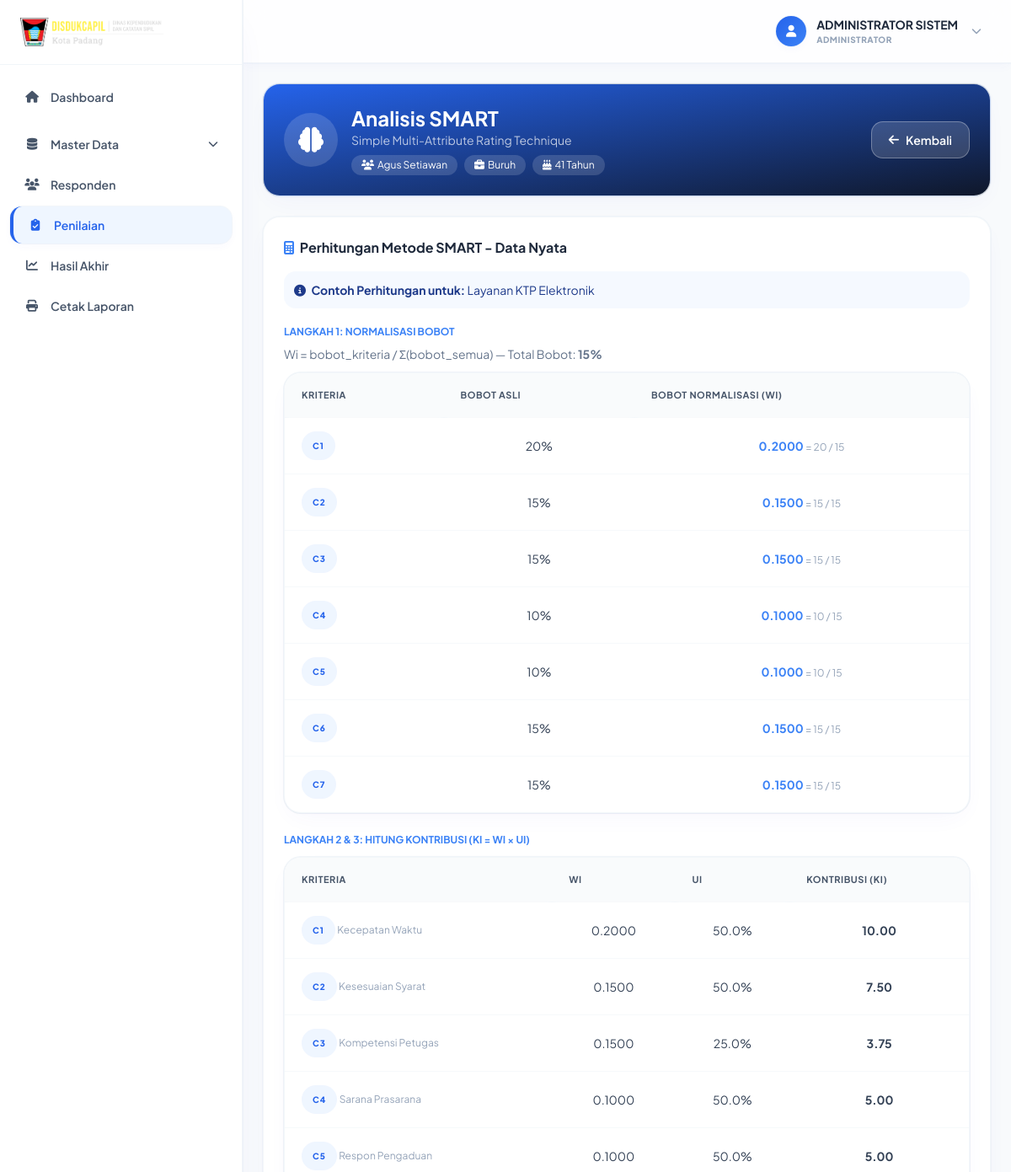
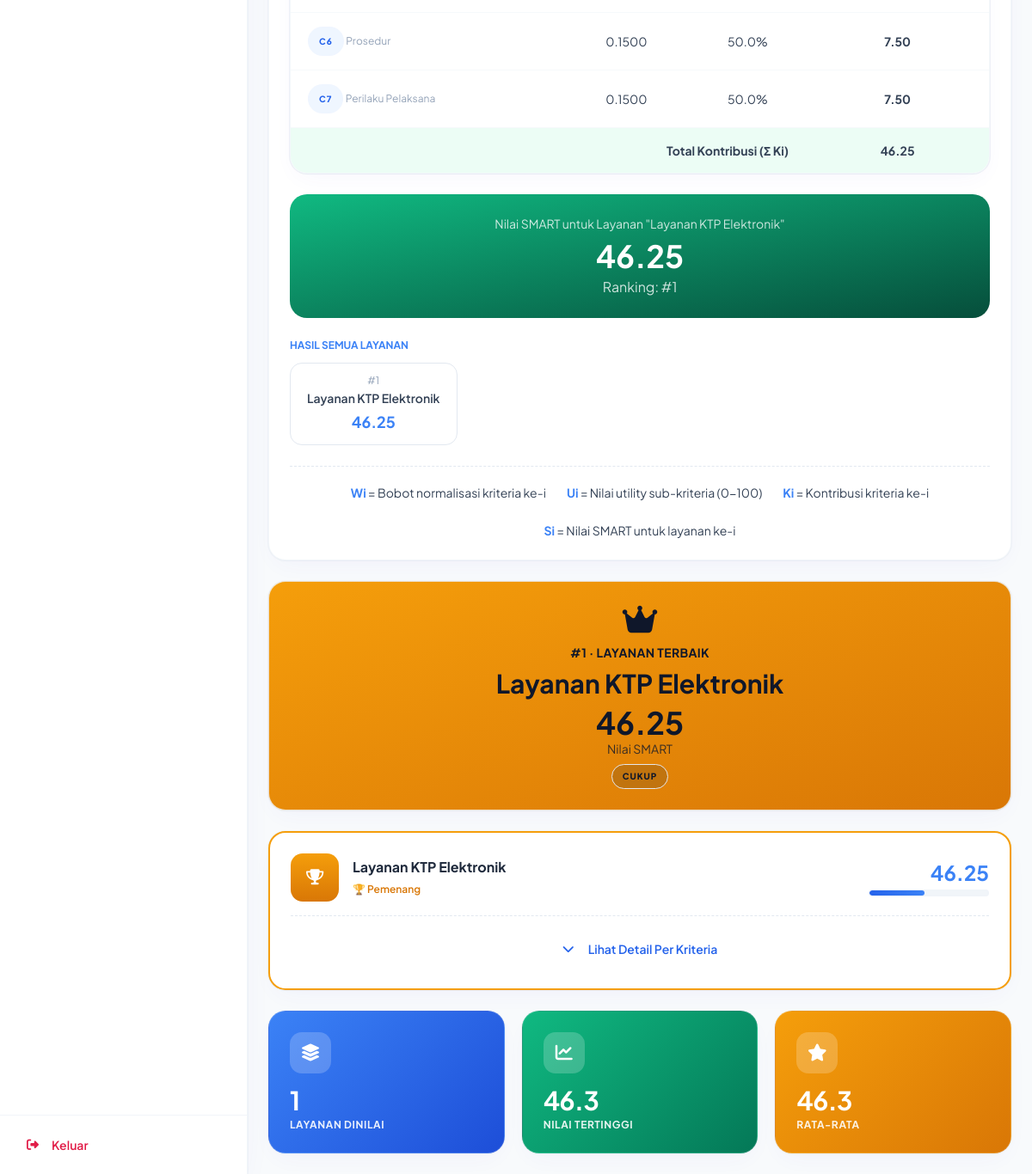
Screenshot of /index.php?controller=penilaian&action=detailSmart&id_responden=19 (signed in) with the database file from the repository (2 pictures, top to bottom).
### tables this page shows
CREATE TABLE `responden` (
  `id_responden` int NOT NULL,
  `nama_lengkap` varchar(100) DEFAULT NULL,
  `usia` int DEFAULT NULL,
  `pekerjaan` varchar(50) DEFAULT NULL,
  `tanggal_isi` datetime DEFAULT CURRENT_TIMESTAMP
);

CREATE TABLE `kriteria` (
  `id_kriteria` int NOT NULL,
  `kode_kriteria` varchar(10) NOT NULL,
  `nama_kriteria` varchar(100) NOT NULL,
  `pertanyaan` text NOT NULL,
  `bobot` int NOT NULL,
  `jenis` enum('benefit','cost') DEFAULT 'benefit',
  `created_at` timestamp NULL DEFAULT CURRENT_TIMESTAMP
);

CREATE TABLE `penilaian` (
  `id_penilaian` int NOT NULL,
  `id_responden` int NOT NULL,
  `id_alternatif` int NOT NULL,
  `id_kriteria` int NOT NULL,
  `id_sub` int NOT NULL
);

CREATE TABLE `sub_kriteria` (
  `id_sub` int NOT NULL,
  `id_kriteria` int NOT NULL,
  `nama_pilihan` varchar(50) NOT NULL,
  `nilai_utility` float NOT NULL
);

### views/penilaian/detail_smart.php (the view, shortened to what the rows shown need)
<?php
$responden = $data['responden'];
$hasil_smart = $data['hasil_smart'];
$normalized_weights = $data['normalized_weights'];
?>
<?php include('template/layout_admin_head.php'); ?>
<?php include('template/layout_admin_chrome.php'); ?>
<div class="card-gov !bg-gradient-to-br !from-gov-blue-800 !to-gov-blue-950 !text-white mb-6">
  <div class="flex items-center justify-between flex-wrap gap-4">
    <div class="flex items-center gap-4">
      <div class="flex h-16 w-16 items-center justify-center rounded-full bg-white/15 text-3xl"><i class="fas fa-brain"></i></div>
      <div>
        <h1 class="font-sans text-2xl font-bold">Analisis SMART</h1>
        <p class="text-white/70 text-sm mb-2">Simple Multi-Attribute Rating Technique</p>
        <div class="flex flex-wrap gap-2">
          <span class="text-xs bg-white/15 rounded-full px-3 py-1"><i class="fas fa-users mr-1"></i><?= htmlspecialchars($responden['nama_lengkap']) ?></span>
          <span class="text-xs bg-white/15 rounded-full px-3 py-1"><i class="fas fa-briefcase mr-1"></i><?= htmlspecialchars($responden['pekerjaan']) ?></span>
          <span class="text-xs bg-white/15 rounded-full px-3 py-1"><i class="fas fa-birthday-cake mr-1"></i><?= $responden['usia'] ?> Tahun</span>
        </div>
      </div>
    </div>
    <a href="index.php?controller=penilaian&action=index" class="btn-gov !bg-white/15 !text-white !shadow-none border border-white/30 hover:!bg-white/25">
      <i class="fas fa-arrow-left"></i> Kembali
    </a>
  </div>
</div>
<?php if (!empty($hasil_smart)):
  $sample_hasil = $hasil_smart[0];
  $total_bobot_real = 0;
  foreach ($sample_hasil['detail_kriteria'] as $k) {
    foreach ($data['penilaians'] as $p) {
      if ($p['id_kriteria'] == $k['id_kriteria']) {
        foreach ($kriterias ?? [] as $kr) {
          if ($kr['id_kriteria'] == $k['id_kriteria']) { $total_bobot_real = $kr['bobot']; break 2; }
        }
        break;
      }
    }
  }
?>
  <div class="card-gov mb-6">
    <h3 class="font-bold text-slate-800 mb-4"><i class="fas fa-calculator text-gov-blue-700 mr-1"></i> Perhitungan Metode SMART - Data Nyata</h3>
    <div class="rounded-gov bg-gov-blue-100/60 text-gov-blue-900 p-3 mb-5 text-sm">
      <i class="fas fa-info-circle mr-1"></i> <strong>Contoh Perhitungan untuk:</strong> <?= htmlspecialchars($sample_hasil['nama_layanan']) ?>
    </div>
    <p class="text-xs font-bold text-gov-blue-700 uppercase mb-2">Langkah 1: Normalisasi Bobot</p>
    <p class="text-sm text-slate-500 mb-3">Wi = bobot_kriteria / Σ(bobot_semua) — Total Bobot: <strong><?= $total_bobot_real ?>%</strong></p>
    <div class="table-gov-wrap mb-6">
      <div class="table-gov-scroll">
        <table class="table-gov">
          <thead><tr><th>Kriteria</th><th>Bobot Asli</th><th>Bobot Normalisasi (Wi)</th></tr></thead>
          <tbody>
            <?php foreach ($sample_hasil['detail_kriteria'] as $detail):
              $bobot_asli = 0;
              foreach ($kriterias ?? [] as $kr) { if ($kr['id_kriteria'] == $detail['id_kriteria']) { $bobot_asli = $kr['bobot']; break; } }
              $bobot_norm = $normalized_weights[$detail['id_kriteria']] ?? 0;
            ?>
              <tr>
                <td><span class="badge-gov-primary"><?= htmlspecialchars($detail['kode_kriteria']) ?></span></td>
                <td class="text-center"><?= $bobot_asli ?>%</td>
                <td class="text-center"><strong class="text-gov-blue-700"><?= number_format($bobot_norm, 4) ?></strong> <span class="text-xs text-slate-400">= <?= $bobot_asli ?> / <?= $total_bobot_real ?></span></td>
              </tr>
            <?php endforeach; ?>
          </tbody>
        </table>
      </div>
    </div>
    <p class="text-xs font-bold text-gov-blue-700 uppercase mb-3">Langkah 2 & 3: Hitung Kontribusi (Ki = Wi × Ui)</p>
    <div class="table-gov-wrap mb-6">
      <div class="table-gov-scroll">
        <table class="table-gov">
          <thead><tr><th>Kriteria</th><th>Wi</th><th>Ui</th><th>Kontribusi (Ki)</th></tr></thead>
          <tbody>
            <?php
              $total_kontribusi_sample = 0;
              foreach ($sample_hasil['detail_kriteria'] as $detail):
                $bobot_norm = $normalized_weights[$detail['id_kriteria']] ?? 0;
                $nilai_util = $detail['nilai_utility'];
                $kontribusi = $bobot_norm * $nilai_util;
                $total_kontribusi_sample += $kontribusi;
            ?>
              <tr>
                <td><span class="badge-gov-primary"><?= htmlspecialchars($detail['kode_kriteria']) ?></span> <span class="text-xs text-slate-400"><?= htmlspecialchars($detail['nama_kriteria']) ?></span></td>
                <td class="text-center"><?= number_format($bobot_norm, 4) ?></td>
                <td class="text-center"><?= number_format($nilai_util, 1) ?>%</td>
                <td class="text-center font-bold text-gov-blue-700"><?= number_format($kontribusi, 2) ?></td>
              </tr>
            <?php endforeach; ?>
            <tr class="!bg-emerald-50 font-bold">
              <td colspan="3" class="text-right">Total Kontribusi (Σ Ki)</td>
              <td class="text-center text-gov-green-700"><?= number_format($total_kontribusi_sample, 2) ?></td>
            </tr>
          </tbody>
        </table>
      </div>
    </div>
    <div class="rounded-gov-lg bg-gradient-to-br from-gov-green-700 to-emerald-900 text-white p-6 text-center mb-6">
      <p class="text-sm text-white/80 mb-2">Nilai SMART untuk Layanan "<?= htmlspecialchars($sample_hasil['nama_layanan']) ?>"</p>
      <p class="text-4xl font-bold"><?= number_format($sample_hasil['nilai_smart'], 2) ?></p>
      <p class="text-white/80 mt-1">Ranking: #<?= array_search($sample_hasil['id_alternatif'], array_column($hasil_smart, 'id_alternatif')) + 1 ?></p>
    </div>
    <p class="text-xs font-bold text-gov-blue-700 uppercase mb-3">Hasil Semua Layanan</p>
    <div class="grid grid-cols-2 sm:grid-cols-4 gap-3">
      <?php foreach ($hasil_smart as $idx => $hasil): ?>
        <div class="rounded-gov border border-slate-200 p-3 text-center">
          <p class="text-xs text-slate-400">#<?= $idx + 1 ?></p>
          <p class="text-sm font-semibold text-slate-700 leading-tight my-1"><?= htmlspecialchars($hasil['nama_layanan']) ?></p>
          <p class="text-lg font-bold text-gov-blue-700"><?= number_format($hasil['nilai_smart'], 2) ?></p>
        </div>
      <?php endforeach; ?>
    </div>
    <div class="flex flex-wrap gap-6 justify-center mt-6 pt-5 border-t border-dashed border-slate-200 text-sm">
      <span><strong class="text-gov-blue-700">Wi</strong> = Bobot normalisasi kriteria ke-i</span>
      <span><strong class="text-gov-blue-700">Ui</strong> = Nilai utility sub-kriteria (0-100)</span>
      <span><strong class="text-gov-blue-700">Ki</strong> = Kontribusi kriteria ke-i</span>
      <span><strong class="text-gov-blue-700">Si</strong> = Nilai SMART untuk layanan ke-i</span>
    </div>
  </div>
  <?php
    $winner = $hasil_smart[0];
    $ket = $winner['nilai_smart'] >= 80 ? 'Sangat Baik' : ($winner['nilai_smart'] >= 60 ? 'Baik' : ($winner['nilai_smart'] >= 40 ? 'Cukup' : ($winner['nilai_smart'] >= 20 ? 'Kurang' : 'Sangat Kurang')));
  ?>
  <div class="card-gov !bg-gradient-to-br !from-gov-gold-400 !to-gov-gold-600 !text-gov-blue-950 text-center mb-6">
    <i class="fas fa-crown text-4xl mb-2"></i>
    <p class="font-bold uppercase tracking-wide text-sm">#1 &middot; Layanan Terbaik</p>
    <h2 class="font-sans text-3xl font-bold my-2"><?= htmlspecialchars($winner['nama_layanan']) ?></h2>
    <p class="text-4xl font-bold"><?= number_format($winner['nilai_smart'], 2) ?></p>
    <p class="text-sm opacity-80 mb-2">Nilai SMART</p>
    <span class="badge-gov" style="background:rgba(11,31,58,0.15); color:#0F172A;"><?= $ket ?></span>
  </div>
  <div class="space-y-4 mb-6">
    <?php foreach ($hasil_smart as $index => $hasil): $rank = $index + 1; $is_winner = $rank === 1; ?>
      <div class="card-gov <?= $is_winner ? '!border-gov-gold-400 border-2' : '' ?>">
        <div class="flex items-center justify-between flex-wrap gap-4">
          <div class="flex items-center gap-4">
            <div class="flex h-14 w-14 items-center justify-center rounded-gov text-white font-bold text-lg
                        <?= $is_winner ? 'bg-gradient-to-b from-gov-gold-400 to-gov-gold-600 text-gov-blue-950' : ($rank <= 3 ? 'bg-gradient-to-b from-gov-blue-600 to-gov-blue-800' : 'bg-gradient-to-b from-slate-400 to-slate-600') ?>">
              <?= $is_winner ? '<i class="fas fa-trophy"></i>' : $rank ?>
            </div>
            <div>
              <h3 class="font-bold text-slate-800"><?= htmlspecialchars($hasil['nama_layanan']) ?></h3>
              <?php if ($is_winner): ?><span class="text-xs text-gov-gold-600 font-semibold">🏆 Pemenang</span><?php endif; ?>
            </div>
          </div>
          <div class="text-right min-w-[140px]">
            <p class="text-2xl font-bold text-gov-blue-700"><?= number_format($hasil['nilai_smart'], 2) ?></p>
            <div class="bar-gov-track mt-1"><div class="bar-gov-fill" style="width: <?= $hasil['nilai_smart'] ?>%"></div></div>
          </div>
        </div>
        <div class="mt-4 pt-4 border-t border-dashed border-slate-200">
          <button class="btn-gov-ghost w-full justify-center" type="button" onclick="toggleDetails('<?= $hasil['id_alternatif'] ?>', this)">
            <i class="fas fa-chevron-down mr-2" id="icon-<?= $hasil['id_alternatif'] ?>"></i>
            <span>Lihat Detail Per Kriteria</span>
          </button>
        </div>
      </div>
    <?php endforeach; ?>
  </div>
  <div class="grid grid-cols-1 sm:grid-cols-3 gap-5">
    <div class="card-gov-stat card-gov-stat-blue">
      <div class="card-gov-stat-icon"><i class="fas fa-layer-group"></i></div>
      <p class="card-gov-stat-value"><?= count($hasil_smart) ?></p>
      <p class="card-gov-stat-label">Layanan Dinilai</p>
    </div>
    <div class="card-gov-stat card-gov-stat-green">
      <div class="card-gov-stat-icon"><i class="fas fa-chart-line"></i></div>
      <p class="card-gov-stat-value"><?= number_format($winner['nilai_smart'], 1) ?></p>
      <p class="card-gov-stat-label">Nilai Tertinggi</p>
    </div>
    <div class="card-gov-stat card-gov-stat-gold">
      <div class="card-gov-stat-icon"><i class="fas fa-star"></i></div>
      <p class="card-gov-stat-value"><?= number_format(array_sum(array_column($hasil_smart, 'nilai_smart')) / count($hasil_smart), 1) ?></p>
      <p class="card-gov-stat-label">Rata-rata</p>
    </div>
  </div>
<?php endif; ?>
<?php include('template/layout_admin_foot.php'); ?>

### rows the page displays
responden: nama_lengkap "Agus Setiawan", pekerjaan "Buruh", usia "41"
kriteria: bobot "15"
penilaian: id_kriteria.kode_kriteria "C1", id_kriteria.bobot "20", id_kriteria "0.2000", id_kriteria.nama_kriteria "Kecepatan Waktu", id_sub.nilai_utility "50.0", id_kriteria.nilai_utility "10.00"
penilaian: id_kriteria.kode_kriteria "C2", id_kriteria.bobot "15", id_kriteria "0.1500", id_kriteria.nama_kriteria "Kesesuaian Syarat", id_sub.nilai_utility "50.0", id_kriteria.nilai_utility "7.50"
penilaian: id_kriteria.kode_kriteria "C3", id_kriteria.bobot "15", id_kriteria "0.1500", id_kriteria.nama_kriteria "Kompetensi Petugas", id_sub.nilai_utility "25.0", id_kriteria.nilai_utility "3.75"
penilaian: id_kriteria.kode_kriteria "C4", id_kriteria.bobot "10", id_kriteria "0.1000", id_kriteria.nama_kriteria "Sarana Prasarana", id_sub.nilai_utility "50.0", id_kriteria.nilai_utility "5.00"
penilaian: id_kriteria.kode_kriteria "C5", id_kriteria.bobot "10", id_kriteria "0.1000", id_kriteria.nama_kriteria "Respon Pengaduan", id_sub.nilai_utility "50.0", id_kriteria.nilai_utility "5.00"
penilaian: id_kriteria.kode_kriteria "C6", id_kriteria.bobot "15", id_kriteria "0.1500", id_kriteria.nama_kriteria "Prosedur", id_sub.nilai_utility "50.0", id_kriteria.nilai_utility "7.50"
penilaian: id_kriteria.kode_kriteria "C7", id_kriteria.bobot "15", id_kriteria "0.1500", id_kriteria.nama_kriteria "Perilaku Pelaksana", id_sub.nilai_utility "50.0", id_kriteria.nilai_utility "7.50"

### other values shown
$nama "ADMINISTRATOR SISTEM"
$roleDisplay "ADMINISTRATOR"
$sample_hasil['nama_layanan'] "Layanan KTP Elektronik"
$total_kontribusi_sample "46.25"
$sample_hasil['nilai_smart'] "46.25"
$hasil['nama_layanan'] "Layanan KTP Elektronik"
$hasil['nilai_smart'] "46.25"
$winner['nama_layanan'] "Layanan KTP Elektronik"
$winner['nilai_smart'] "46.25"
$ket "CUKUP"
count($hasil_smart) "1"
$winner['nilai_smart'] "46.3"
